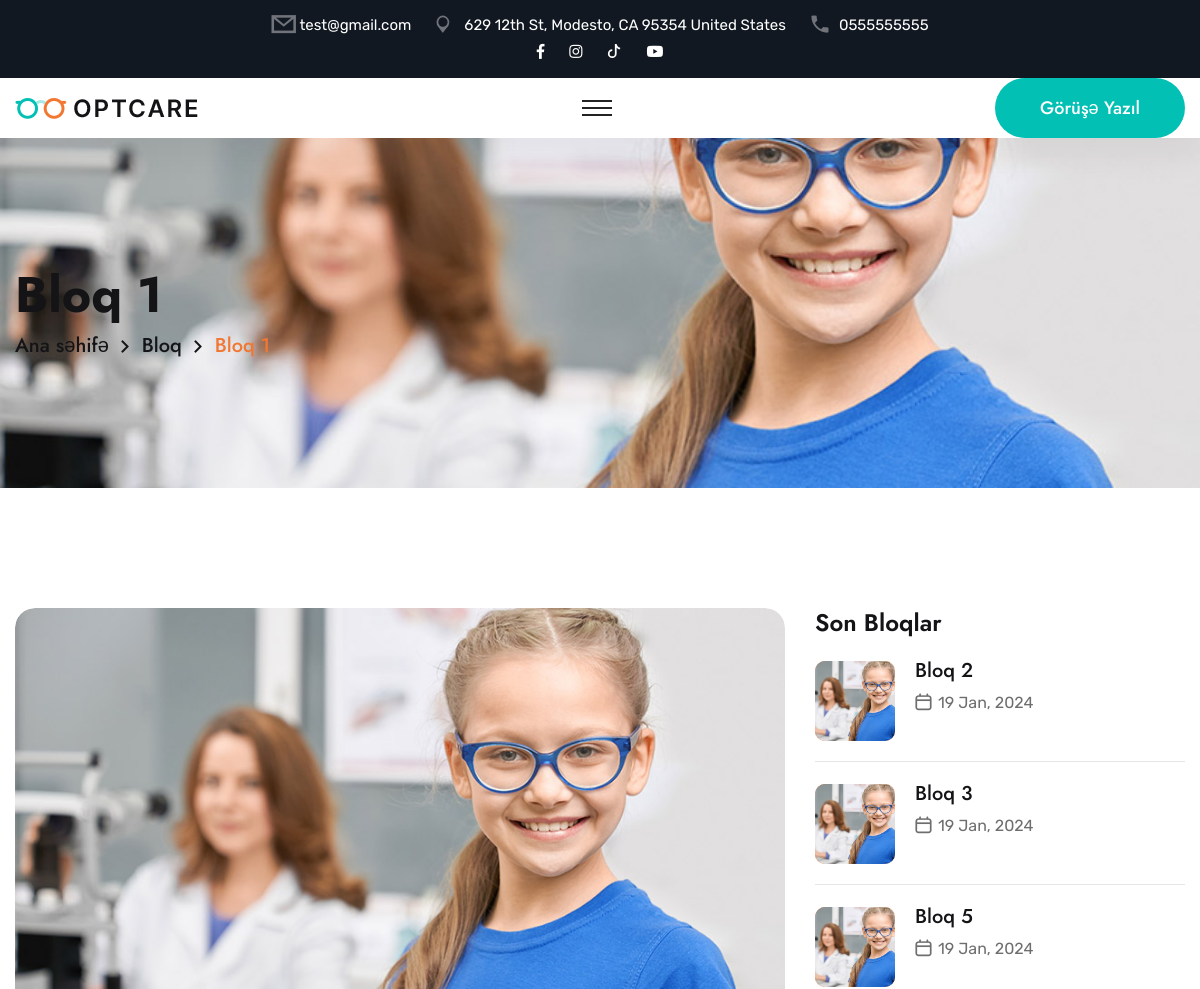
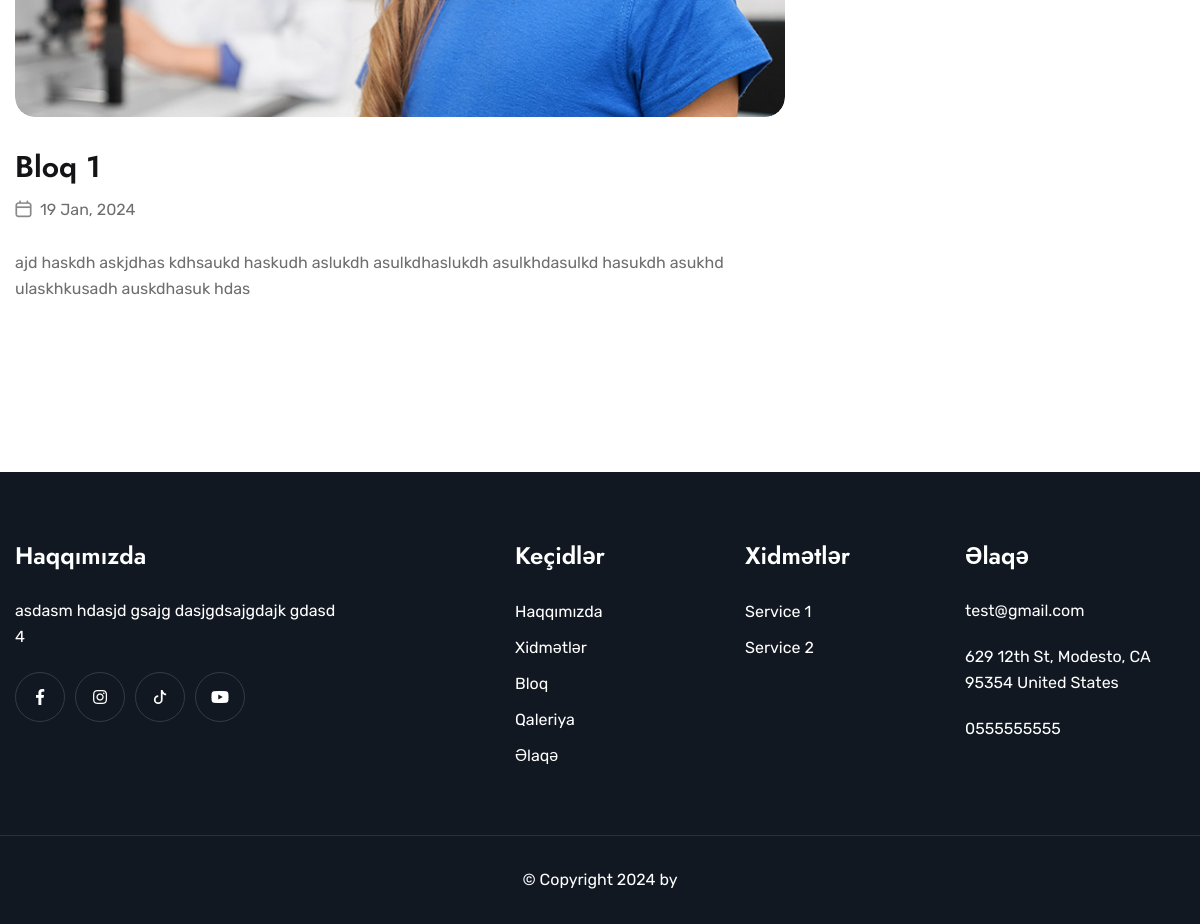
Screenshot of /blogs/1/ with the database file from the repository (2 pictures, top to bottom).
### core/models.py (models this page shows, shortened)
class GeneralSettings(models.Model):
    site_title = models.CharField(
        max_length=200, verbose_name="Saytın başlığı", null = True, blank = True)
    adress = models.CharField(max_length=1500, verbose_name="Ünvan", null=True, blank = True)
    phone_number = models.CharField(
        max_length=50, verbose_name="Nömrə", null=True, blank=True)
    email = models.EmailField(blank = True)
    g_adress = models.CharField(
        max_length=1500, verbose_name="Google Map linki", null=True, blank=True)
    g_adress_iframe = models.TextField(
        verbose_name="Google Map Iframe linki", null=True, blank=True)
    logo = models.FileField(verbose_name="logo",
                            blank=True, upload_to="general_settings_logo")
    mobile_logo = models.FileField(verbose_name="Mobile logo",
                                   help_text="Mobile logo", blank=True, null=True, upload_to="general_settings_mobile_logo")
    favicon = models.FileField(verbose_name="favicon",
                               blank=True, null=True, upload_to="general_settings_favicon")
    footer_logo = models.FileField(help_text="Footer logo", blank=True, null=True, upload_to="general_settings_footer_logo")
    footer_description = models.TextField(null = True, blank = True)
    copyright_title = models.CharField(max_length = 100, blank = True)
    pages_banner_image = models.ImageField(upload_to = 'banner_image', verbose_name = 'Səhiflərdəki banner photo', null = True, blank = True)
    facebook = models.CharField(
        max_length=200, verbose_name="Facebook", blank=True)
    instagram = models.CharField(
        max_length=200, verbose_name="Instagram", blank=True)
    youtube = models.CharField(
        max_length=200, verbose_name="Youtube", blank=True)
    tiktok = models.CharField(
        max_length=200, verbose_name="TikTok", blank=True)
    class Meta:
        verbose_name = "Setting"
        verbose_name_plural = "General Settings"

class Blog(models.Model):
    title = models.CharField(max_length = 200)
    description = RichTextUploadingField()
    image = models.ImageField(upload_to = 'blogs')
    created = models.DateField(auto_now_add = True)
    is_home_page = models.BooleanField(default = False)
    class Meta:
        verbose_name = "Bloq"
        verbose_name_plural = "Bloqlar"
    def get_absolute_url(self):
        return reverse("blog-detail", args=[str(self.pk)])

class Service(models.Model):
    title = models.CharField(max_length = 100)
    slug = models.SlugField(blank=True, null=True, unique = True)
    icon = models.ImageField(upload_to = 'service_icon', null = True)
    image = models.ImageField(upload_to = 'service')
    description = RichTextUploadingField(null = True)
    is_home_page = models.BooleanField(default = False)
    class Meta:
        verbose_name = "Xidmət"
        verbose_name_plural = "Xidmətlər"
    def get_absolute_url(self):
        return reverse("service-detail", args=[str(self.slug)])

### core/views.py (the view)
# urls.py: path('blogs/<int:pk>/', views.BlogDetailPageView.as_view(), name='blog-detail'),
class BlogDetailPageView(DetailView):
    template_name = 'blog-detail.html'
    model = Blog
    context_object_name = "blog"
    def get_context_data(self, **kwargs):
        context = super(BlogDetailPageView, self).get_context_data(**kwargs)
        context["last_blogs"] = Blog.objects.exclude(pk = self.get_object().pk).order_by("-created")[:3]
        return context

### core/context_processors.py (called while the page is built)
def extras(request):
    context={
        'setting': GeneralSettings.objects.first(),
        "f_services": Service.objects.all()[:6],
        'c_blogs': Blog.objects.all()[:2],
        'current_year': datetime.datetime.now().year
    }
    return context

### core/templates/blog-detail.html
{% extends "base.html" %}
{% load static %}
{% block content %}
<section class="page-title">
    <div class="bg-layer" style="background-image: url({{setting.pages_banner_image.url}});"></div>
    <div class="auto-container">
        <div class="content-box">
            <h1>{{blog.title}}
            </h1>
            <ul class="bread-crumb clearfix">
                <li><a href="{% url "home" %}">Ana səhifə</a></li>
                <li><a href="{% url "blogs" %}">Bloq</a></li>
                <li>{{blog.title}}</li>
            </ul>
        </div>
    </div>
</section>
<section class="sidebar-page-container p_relative">
    <div class="auto-container">
        <div class="row clearfix">
            <div class="col-lg-8 col-md-12 col-sm-12 content-side">
                <div class="blog-details-content">
                    <div class="news-block-one">
                        <div class="inner-box">
                            <figure class="image-box">
                                <img src="{{blog.image.url}}" alt="">
                            </figure>
                            <div class="lower-content">
                                <div class="inner">
                                    <h3>{{blog.title}}</h3>
                                    <ul class="post-info clearfix">
                                        <li><i class="icon-34"></i>{{blog.created|date:"d M, Y"}}</li>
                                    </ul>
                                    <p>{{blog.description|safe}}</p>
                                </div>
                            </div>
                        </div>
                    </div>
                </div>
            </div>
            <div class="col-lg-4 col-md-12 col-sm-12 sidebar-side">
                <div class="blog-sidebar ml_40">
                    <div class="sidebar-widget post-widget">
                        <div class="widget-title">
                            <h3>Son Bloqlar</h3>
                        </div>
                        <div class="post-inner">
                            {% for last_blog in last_blogs %}
                            <div class="post">
                                <figure class="post-thumb"><a href="{{last_blog.get_absolute_url}}"><img src="{{last_blog.image.url}}" alt=""></a></figure>
                                <h4><a href="{{last_blog.get_absolute_url}}">{{last_blog.title}}</a></h4>
                                <span class="post-date"><i class="icon-34"></i>{{last_blog.created|date:"d M, Y"}}</span>
                            </div>
                            {% endfor %}
                        </div>
                    </div>
                </div>
            </div>
        </div>
    </div>
</section>
{% endblock content %}

### templates/components/header/main-header.html (shortened to what this page needs)
{% load static %}
<header class="main-header">
    <div class="header-top">
        <div class="auto-container">
            <div class="top-inner">
                <div class="left-column">
                    <ul class="info clearfix">
                        <li><i class="icon-1"></i><a href="mailto:{{setting.email}}">{{setting.email}}</a></li>
                        <li><i class="icon-2"></i><a href="{{setting.g_adress}}">{{setting.adress}}</a></li>
                        <li><i class="icon-3"></i><a href="tel:{{setting.phone_number}}">{{setting.phone_number}}</a></li>
                    </ul>
                </div>
                <div class="right-column">
                    <ul class="social-links clearfix">
                        <li>
                            <a href="{% if setting.facebook %}{{setting.facebook}}{% else %}#{% endif %}"><i class="fab fa-facebook-f" aria-hidden="true"></i></a>
                        </li>
                        <li>
                            <a href="{% if setting.instagram %}{{setting.instagram}}{% else %}#{% endif %}"><i class="fab fa-instagram" aria-hidden="true"></i></a>
                        </li>
                        <li>
                            <a href="{% if setting.tiktok %}{{setting.tiktok}}{% else %}#{% endif %}">
                                <svg xmlns="http://www.w3.org/2000/svg" style="margin-bottom:4px;" width="14" height="14" fill="currentColor" class="bi bi-tiktok" viewBox="0 0 16 16">
                                    <path d="M9 0h1.98c.144.715.54 1.617 1.235 2.512C12.895 3.389 13.797 4 15 4v2c-1.753 0-3.07-.814-4-1.829V11a5 5 0 1 1-5-5v2a3 3 0 1 0 3 3z"/>
                                  </svg>                           </a>
                        </li> <li>
                            <a href="{% if setting.youtube %}{{setting.youtube}}{% else %}#{% endif %}"><i class="fab fa-youtube" aria-hidden="true"></i></a>
                        </li>
                    </ul>
                </div>
            </div>
        </div>
    </div>
    <div class="header-lower">
        <div class="auto-container">
            <div class="outer-box">
                <div class="logo-box">
                    <figure class="logo"><a href="{% url "home" %}"><img src="{{setting.logo.url}}" alt=""></a></figure>
                </div>
                <div class="menu-area clearfix">
                    <div class="mobile-nav-toggler">
                        <i class="icon-bar"></i>
                        <i class="icon-bar"></i>
                        <i class="icon-bar"></i>
                    </div>
                </div>
                <div class="nav-right">
                    <div class="btn-box">
                        <a href="{% url "contact" %}" class="theme-btn btn-one">Görüşə yazıl</a>
                    </div>
                </div>
            </div>
        </div>
    </div>
</header>

### templates/components/footer/footer.html
<footer class="main-footer p_relative">
    <div class="widget-section">
        <div class="auto-container">
            <div class="row clearfix">
                <div class="col-lg-4 col-md-6 col-sm-12 footer-column">
                    <div class="about-widget footer-widget mr_40">
                        <div class="widget-title">
                            <h3>Haqqımızda</h3>
                        </div>
                        <div class="widget-content">
                            <p>{{setting.footer_description}}</p>
                            <ul class="social-links clearfix">
                                <li>
                                    <a href="{% if setting.facebook %}{{setting.facebook}}{% else %}#{% endif %}"><i class="fab fa-facebook-f" aria-hidden="true"></i></a>
                                </li>
                                <li>
                                    <a href="{% if setting.instagram %}{{setting.instagram}}{% else %}#{% endif %}"><i class="fab fa-instagram" aria-hidden="true"></i></a>
                                </li>
                                <li>
                                    <a href="{% if setting.tiktok %}{{setting.tiktok}}{% else %}#{% endif %}">
                                        <svg xmlns="http://www.w3.org/2000/svg" style="margin-bottom:4px;" width="14" height="14" fill="currentColor" class="bi bi-tiktok" viewBox="0 0 16 16">
                                            <path d="M9 0h1.98c.144.715.54 1.617 1.235 2.512C12.895 3.389 13.797 4 15 4v2c-1.753 0-3.07-.814-4-1.829V11a5 5 0 1 1-5-5v2a3 3 0 1 0 3 3z"/>
                                          </svg>                           </a>
                                </li> <li>
                                    <a href="{% if setting.youtube %}{{setting.youtube}}{% else %}#{% endif %}"><i class="fab fa-youtube" aria-hidden="true"></i></a>
                                </li>
                            </ul>
                        </div>
                    </div>
                </div>
                <div class="col-lg-3 col-md-6 col-sm-12 footer-column">
                    <div class="links-widget footer-widget ml_100">
                        <div class="widget-title">
                            <h3>Keçidlər</h3>
                        </div>
                        <div class="widget-content">
                            <ul class="links-list clearfix">
                                <li><a href="{% url "about" %}">Haqqımızda</a></li>
                                <li><a href="{% url "services" %}">Xidmətlər</a></li>
                                <li><a href="{% url "blogs" %}">Bloq</a></li>
                                <li><a href="{% url "gallery" %}">Qaleriya</a></li>
                                <li><a href="{% url "contact" %}">Əlaqə</a></li>
                            </ul>
                        </div>
                    </div>
                </div>
                <div class="col-lg-2 col-md-6 col-sm-12 footer-column">
                    <div class="links-widget footer-widget ml_30">
                        <div class="widget-title">
                            <h3>Xidmətlər</h3>
                        </div>
                        <div class="widget-content">
                            <ul class="links-list clearfix">
                                {% for item in f_services %}
                                <li><a href="{{item.get_absolute_url}}">{{item.title}}</a></li>
                                {% endfor %}
                            </ul>
                        </div>
                    </div>
                </div>
                <div class="col-lg-3 col-md-6 col-sm-12 footer-column">
                    <div class="contact-widget footer-widget ml_50">
                        <div class="widget-title">
                            <h3>Əlaqə</h3>
                        </div>
                        <div class="widget-content">
                            <ul class="info clearfix">
                                <li><a href="mailto:{{setting.email}}">{{setting.email}}</a></li>
                                <li><a href="{{setting.g_adress}}">{{setting.adress}}</a></li>
                                <li><a href="tel:{{setting.phone_number}}">{{setting.phone_number}}</a></li>
                            </ul>
                        </div>
                    </div>
                </div>
            </div>
        </div>
    </div>
    <div class="footer-bottom centred">
        <div class="auto-container">
            <div class="copyright">
                <p>&copy; Copyright {{current_year}} by <a href="{{setting.copyright_link}}">{{setting.copyright_title}}</a></p>
            </div>
        </div>
    </div>
</footer>

### static/assets/css/color.css (style rules this page uses)
.theme-btn.btn-one { background: #03c0b4; }
.page-title .content-box .bread-crumb li { color: #f17732; }
.blog-sidebar .post-widget .post .post-thumb { background: #f17732; }

### static/assets/css/elpath.css (style rules this page uses)
.p_relative { position: relative; }
.mr_40 { margin-right: 40px; }
.ml_30 { margin-left: 30px; }
.ml_40 { margin-left: 40px; }
.ml_50 { margin-left: 50px; }
.ml_100 { margin-left: 100px; }

### static/assets/css/responsive.css (style rules this page uses)
@media only screen and (max-width: 1200px) { .menu-area .mobile-nav-toggler { display: block; padding: 10px; } }
@media only screen and (max-width: 1200px) { .header-top .top-inner { display: block; } }
@media only screen and (max-width: 1200px) { .header-top .info, .header-top .right-column { justify-content: center; } }
@media only screen and (max-width: 1200px) { .blog-sidebar { margin-left: 0px; } }

### rows the page displays
GeneralSettings: email "test@gmail.com", adress "629 12th St, Modesto, CA 95354 United States", phone_number "0555555555", logo (picture), pages_banner_image (picture), footer_description "asdasm hdasjd gsajg dasjgdsajgdajk gdasd 4"
Blog: title "Bloq 1", image (picture), created "19 Jan, 2024", description "ajd haskdh askjdhas kdhsaukd haskudh aslukdh asulkdhaslukdh asulkhdasulkd hasukdh asukhd ulaskhkusadh auskdhasuk hdas"
Blog: image (picture), title "Bloq 2", created "19 Jan, 2024"
Blog: image (picture), title "Bloq 3", created "19 Jan, 2024"
Blog: image (picture), title "Bloq 5", created "19 Jan, 2024"
Service: title "Service 1"
Service: title "Service 2"
